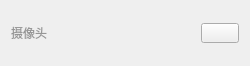
<?xml version="1.0" encoding="UTF-8"?>
<ui version="4.0">
 <class>DesktopCameraCtrl</class>
 <widget class="QWidget" name="DesktopCameraCtrl">
  <property name="geometry">
   <rect>
    <x>0</x>
    <y>0</y>
    <width>250</width>
    <height>66</height>
   </rect>
  </property>
  <property name="minimumSize">
   <size>
    <width>250</width>
    <height>66</height>
   </size>
  </property>
  <property name="maximumSize">
   <size>
    <width>250</width>
    <height>16777215</height>
   </size>
  </property>
  <property name="windowTitle">
   <string>DesktopCameraCtrl</string>
  </property>
  <property name="styleSheet">
   <string notr="true"/>
  </property>
  <layout class="QVBoxLayout" name="verticalLayout">
   <property name="spacing">
    <number>0</number>
   </property>
   <property name="leftMargin">
    <number>0</number>
   </property>
   <property name="topMargin">
    <number>0</number>
   </property>
   <property name="rightMargin">
    <number>0</number>
   </property>
   <property name="bottomMargin">
    <number>0</number>
   </property>
   <item>
    <widget class="QWidget" name="widget_2" native="true">
     <property name="maximumSize">
      <size>
       <width>16777215</width>
       <height>8</height>
      </size>
     </property>
     <property name="styleSheet">
      <string notr="true">border-image: url(:/camera/img/camera/CameraMgrUIUp.png);</string>
     </property>
    </widget>
   </item>
   <item>
    <widget class="QWidget" name="widget" native="true">
     <property name="styleSheet">
      <string notr="true">QWidget#widget{
border-image: url(:/camera/img/camera/CameraMgrUIItem.png);
}
</string>
     </property>
     <layout class="QHBoxLayout" name="horizontalLayout">
      <item>
       <widget class="QLabel" name="label">
        <property name="styleSheet">
         <string notr="true">
color:rgb(150,150,150);

</string>
        </property>
        <property name="text">
         <string>摄像头</string>
        </property>
       </widget>
      </item>
      <item>
       <widget class="QPushButton" name="pushButton">
        <property name="minimumSize">
         <size>
          <width>38</width>
          <height>20</height>
         </size>
        </property>
        <property name="maximumSize">
         <size>
          <width>38</width>
          <height>20</height>
         </size>
        </property>
        <property name="styleSheet">
         <string notr="true">border-image: url(:/button/images/guanbi.png);</string>
        </property>
        <property name="text">
         <string/>
        </property>
       </widget>
      </item>
     </layout>
    </widget>
   </item>
   <item>
    <widget class="QWidget" name="widget_3" native="true">
     <property name="maximumSize">
      <size>
       <width>16777215</width>
       <height>8</height>
      </size>
     </property>
     <property name="styleSheet">
      <string notr="true">border-image: url(:/camera/img/camera/CameraMgrUIDown.png);</string>
     </property>
    </widget>
   </item>
  </layout>
 </widget>
 <layoutdefault spacing="6" margin="11"/>
 <resources>
  <include location="../../VhallLive/project/VhallLive.qrc"/>
  <include location="../Project/MainUI.qrc"/>
 </resources>
 <connections/>
</ui>
